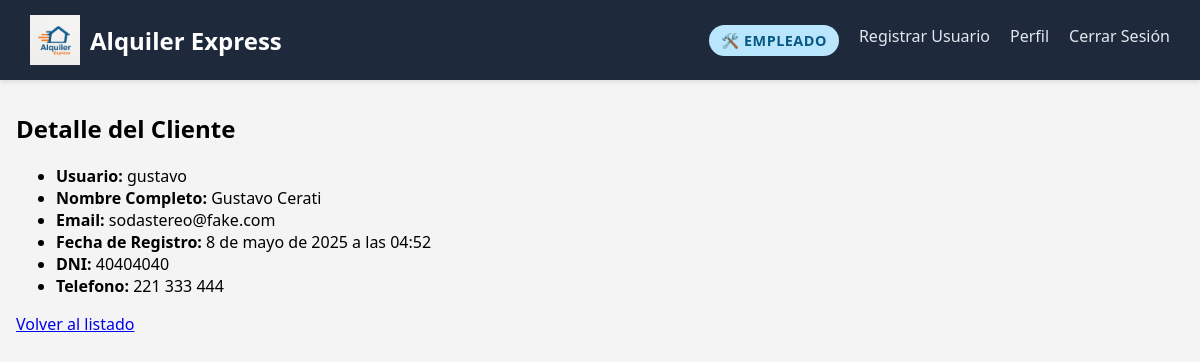
Before: /usuarios/panel-emp/lista-clientes/8/ (signed in) with the older database file.
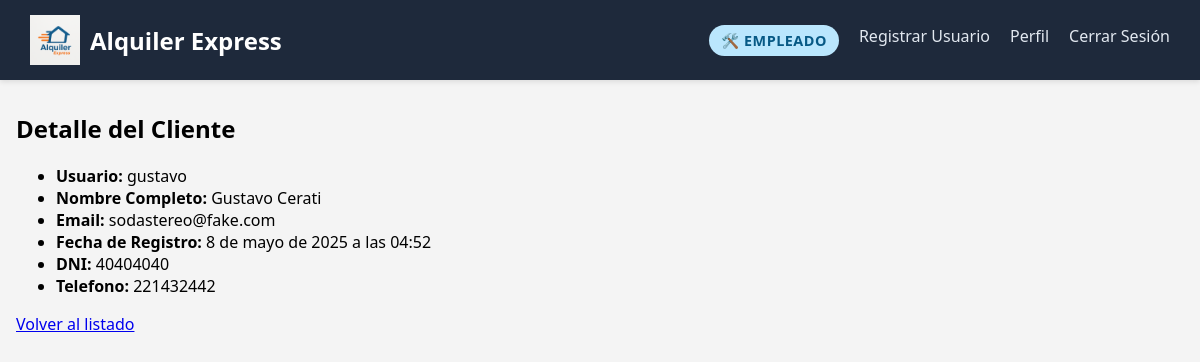
After: the same page with the newer database file.
### gestion_usuarios/models.py (models this page shows, shortened)
class Usuario(AbstractUser):
    dni = models.PositiveIntegerField(max_length=10, unique=True)
    telefono = models.PositiveIntegerField(max_length=20)

### gestion_usuarios/views.py (the view)
# urls.py: path('panel-emp/lista-clientes/<int:user_id>/', views.detalle_cliente, name='detalle-cliente'),
@login_required
@user_passes_test(es_empleado)
def detalle_cliente(request, user_id):
    cliente = get_object_or_404(Usuario, id=user_id, is_staff=False, is_superuser=False)
    return render(request, 'gestion_usuarios/detalle-cliente.html', {'cliente': cliente})

### gestion_usuarios/views.py (called while the page is built)
def es_empleado(user):
    return user.is_authenticated and user.is_staff

### templates/gestion_usuarios/detalle-cliente.html
{% extends 'base.html' %}
{% load static %}
{% block content %}
<h2>Detalle del Cliente</h2>
<ul>
    <li><strong>Usuario:</strong> {{ cliente.username }}</li>
    <li><strong>Nombre Completo:</strong> {{ cliente.first_name}}</li>
    <li><strong>Email:</strong> {{ cliente.email }}</li>
    <li><strong>Fecha de Registro:</strong> {{ cliente.date_joined }}</li>
    <li><strong>DNI:</strong> {{ cliente.dni}}</li>
    <li><strong>Telefono:</strong> {{ cliente.telefono}}</li>
  </ul>
<a href="{% url 'lista-clientes' %}" class="btn btn-secondary">Volver al listado</a>
{% endblock %}

Changed rows visible on the page:
changed Usuario "gustavo": telefono "221 333 444" → "221432442"
